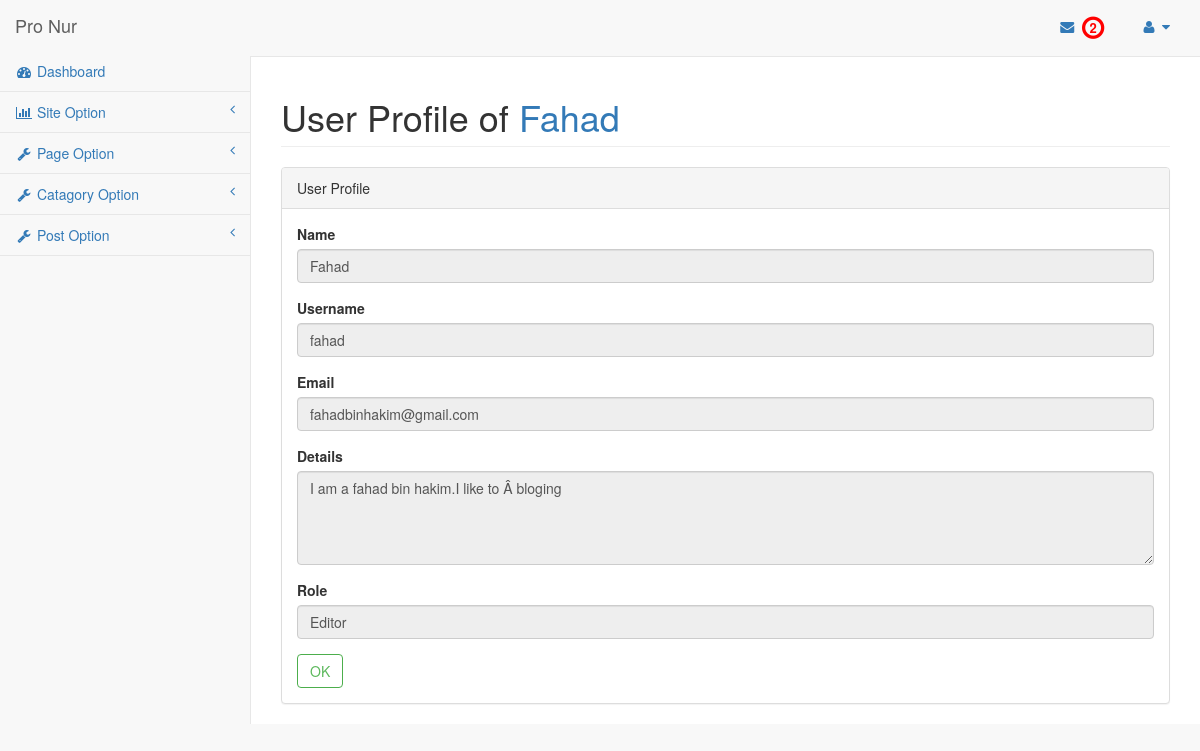
/admin/ViewProfile.php (signed in), run on the app's committed database.
### tables this page shows
CREATE TABLE `tbl_user` (
  `id` int(11) NOT NULL,
  `name` varchar(60) NOT NULL,
  `username` varchar(32) NOT NULL,
  `password` varchar(32) NOT NULL,
  `email` varchar(255) NOT NULL,
  `details` text NOT NULL,
  `role` int(11) NOT NULL
);

### lib/Session.php (called while the page is built, shortened)
<?php
class Session{
    public static function get ($key) {
        if(isset($_SESSION[$key])){
            return $_SESSION[$key];
        }  else {
            return FALSE;
        }
    }
}

### lib/Main.php (called while the page is built, shortened)
<?php
include_once 'Database.php';
abstract class Main{
	protected  $table;
	public function readByid($id) {
		$sql ="SELECT * FROM ".$this->table." WHERE id =:id";
		$stmt =Database::prepare($sql);
		$stmt->bindParam(":id",$id);
		$stmt->execute();
		return $stmt->fetch();
	}
}

### lib/Database.php (called while the page is built)
<?php
class Database {
    private static $pdo;
    public static function Connection(){
        if(!isset(self::$pdo)){
            try {
                self::$pdo = new PDO("mysql:host=".DB_HOST.";dbname=".DB_NAME,DB_USER,DB_PASS);
            } catch (PDOException $e) {
                echo "Connection fail...".$e->getMessage();
            }
        }
        return self::$pdo;
    }
    public static function prepare($sql) {
        return self::Connection()->prepare($sql);
    }
}

### Classes/Massage.php (called while the page is built, shortened)
<?php
class Massage   extends Main{
    protected $table ="tbl_massage";
    public function CountRow(){
        $status = 0;
        $sql  = "SELECT COUNT(*) as totalRow  FROM ".$this->table." WHERE status =:status" ;
        $stmt =Database::prepare($sql);
        $stmt->bindParam(":status",$status);
        $stmt->execute();
        $row =$stmt->fetch(PDO::FETCH_ASSOC);
        return $row['totalRow'];
    }
}

### admin/ViewProfile.php (the view, shortened to what this page needs)
<?php include "inc/header.php";?>
<?php include "inc/sidebar.php";?>
<?php
$userid  = Session::get('userid');
$getData = new User();
$value = $getData->readByid($userid);
?>
    <div id="page-wrapper">
        <div class="row">
            <div class="col-lg-12">
                <h1 class="page-header">User Profile of <span style="color:#337ab7;"><?php echo $value['name'];?></span></h1>
            </div>
        </div>
        <div class="row">
            <div class="col-lg-12">
                <div class="panel panel-default">
                    <div class="panel-heading">
                        User Profile
                    </div>
                    <div class="panel-body">
                        <form action="" method="POST"   enctype="multipart/form-data">
                            <div class="form-group">
                                <label for="title">Name</label>
                                <input type="text" class="form-control"  value="<?php echo $value['name'];?>" name="name" readonly>
                            </div>
                            <div class="form-group">
                                <label for="Catagory">Username</label>
                                <input type="text" class="form-control"  value="<?php echo $value['username'];?>" name="username" readonly>
                            </div>
                            <div class="form-group">
                                <label for="Email">Email</label>
                                <input type="email" class="form-control"  value="<?php echo $value['email'];?>" name="email" readonly>
                            </div>
                            <div class="form-group">
                                <label for="Email">Details</label>
                                <textarea class="form-control" rows="4" name="details" readonly><?php echo $value['details'];?> </textarea>
                            </div>
                            <div class="form-group">
                                <label for="Author">Role</label>
                                <input type="text" class="form-control"
                                       value="<?php if ($value['role'] == 0){
                                           echo "admin";
                                       }elseif($value['role'] == 1){
                                           echo "Author";
                                       }elseif($value['role'] == 2){
                                           echo "Editor";
                                       }
                                       ?>
                                " name="author" readonly>
                            </div>
                            <a href="userlist.php" class="btn btn-outline btn-success" name="update">OK</a>
                        </form>
                    </div>
                </div>
            </div>
        </div>
    </div>
<?php include "inc/footer.php";?>

### data on the page
tbl_user: name "Fahad", username "fahad", email "fahadbinhakim@gmail.com", details "I am a fahad bin hakim.I like to Â bloging", author "Editor"

### other printed values
$massage->CountRow() "2"
